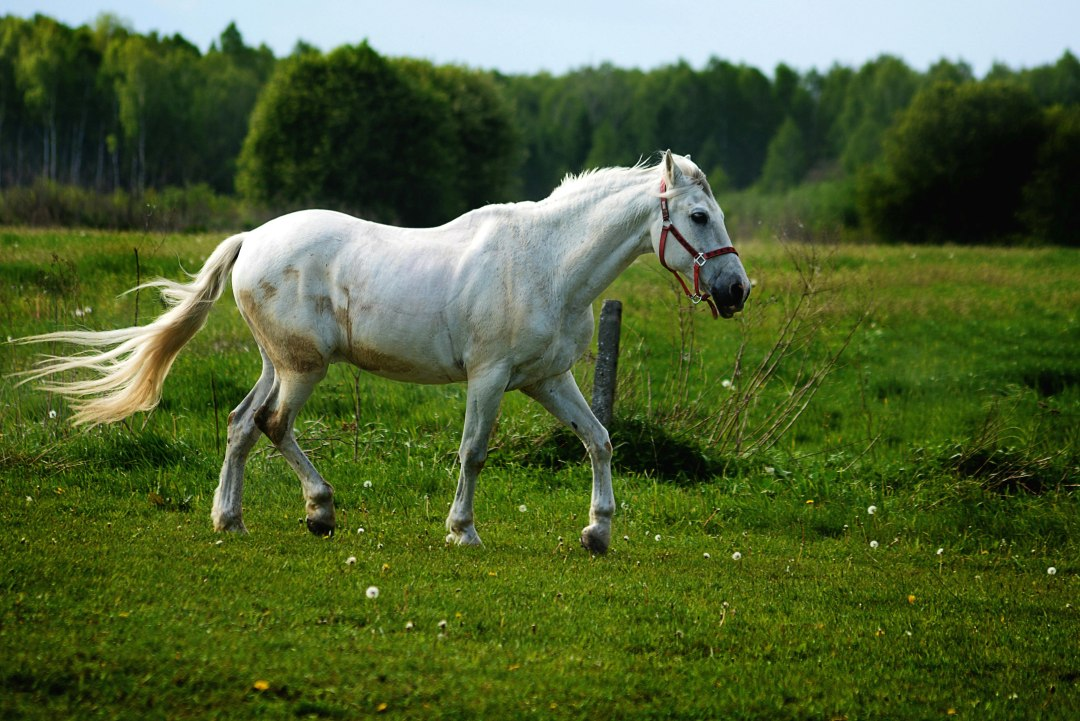
#> input picture Images/h1.jpg, 1080 x 721 px, found by its file name
$ python Histrogram.py
#> lines starting #> are read from the running program, lines starting #| are printed output that depends on the picture
import cv2 as cv
import matplotlib.pyplot as plt
import numpy as np

img = cv.imread("C:\\Python\\OpenCV\\Images\\h1.jpg")
#> img is the input picture: shape (721, 1080, 3); mean B, G, R 50.7, 97.3, 79.2
if img is None:
    print("img not found")
    exit()
cv.imshow('img', img)
print(img.shape)
#| (721, 1080, 3)
cv.waitKey()

# histogram plot: pixel intesity distribution // no. of pixel vs intensity

gray = cv.cvtColor(img, cv.COLOR_BGR2GRAY)
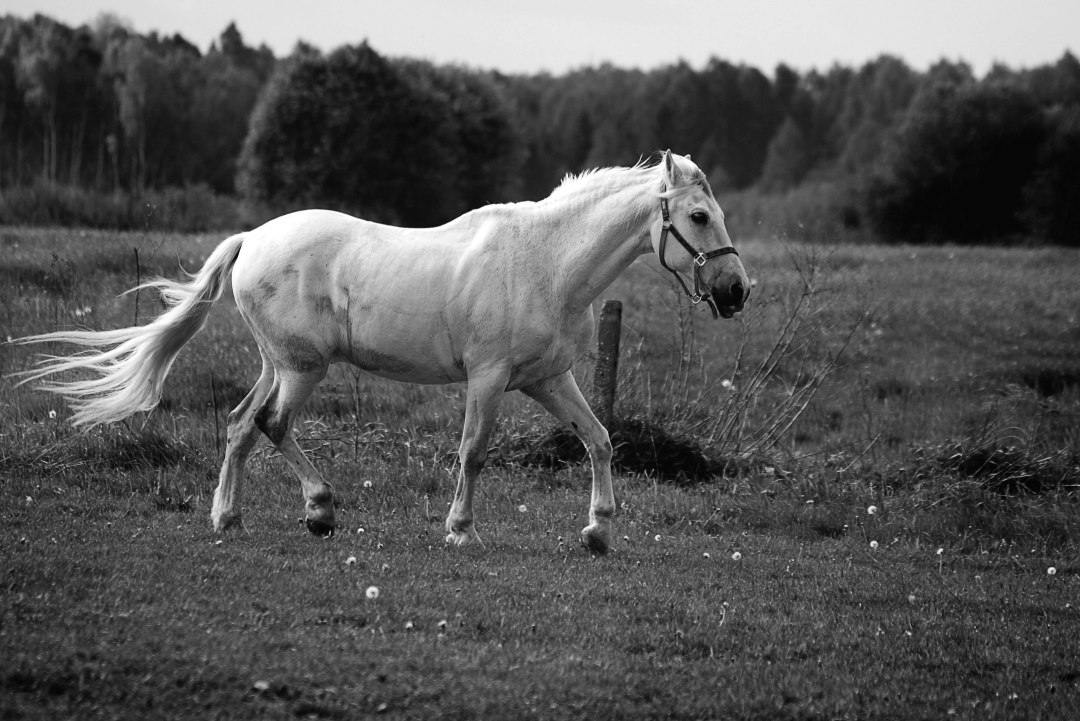
#> gray: shape (721, 1080); min 0, max 255, mean 86.6
cv.imshow('gray', gray)
cv.waitKey()


gray_hist = cv.calcHist([gray], [0], None, [256], [0,256])
#> gray_hist = 256 values, max 9651 at index 68, min 2 at index 0, mean 3041.7

plt.figure()
plt.title('Gray img Histogram')
plt.xlabel('Intensity')
plt.ylabel('Number of pixels')
plt.plot(gray_hist)
plt.show()
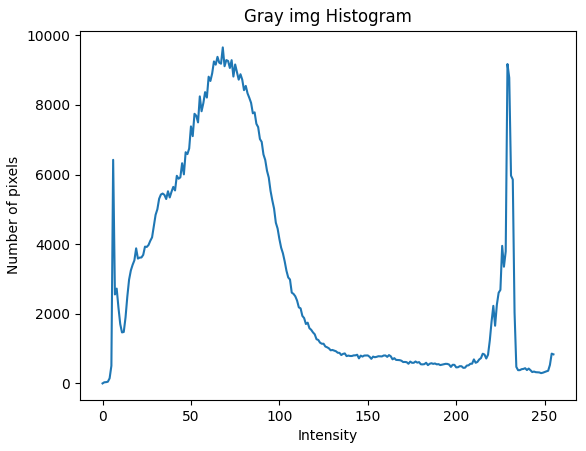
#> figure drawn by matplotlib, 1 panel; curve peaks at x = 68, y = 9651


# color intensity of pixel

B_hist = cv.calcHist([img], [0], None, [256], [0,256])
#> B_hist = 256 values, max 77754 at index 0, min 173 at index 254, mean 3041.7
G_hist = cv.calcHist([img], [1], None, [256], [0,256])
#> G_hist = 256 values, max 11032 at index 234, min 17 at index 0, mean 3041.7
R_hist = cv.calcHist([img], [2], None, [256], [0,256])
#> R_hist = 256 values, max 8843 at index 58, min 234 at index 1, mean 3041.7

plt.figure()
plt.title('Color Histogram')
plt.xlabel('Pixel Value')
plt.ylabel('Frequency')
plt.plot(B_hist, color = 'blue', label='Blue')
plt.plot(G_hist, color = 'green', label='Green')
plt.plot(R_hist, color = 'red', label='Red')
plt.legend()
plt.show()
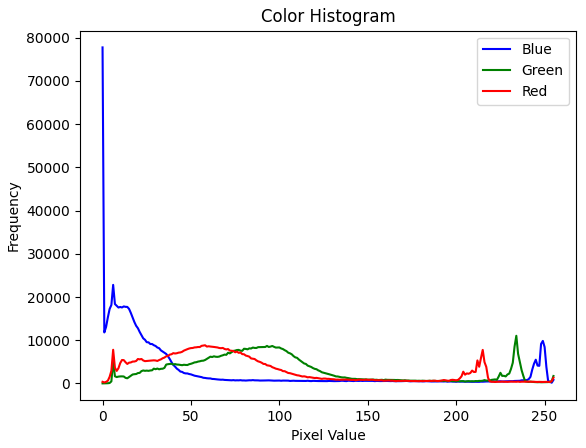
#> figure drawn by matplotlib, 1 panel; curve peaks at x = 0, y = 77754; curve peaks at x = 234, y = 11032; curve peaks at x = 58, y = 8843


print("cc")

$ run again, with Images/greenScreen.jpg copied over Images/h1.jpg
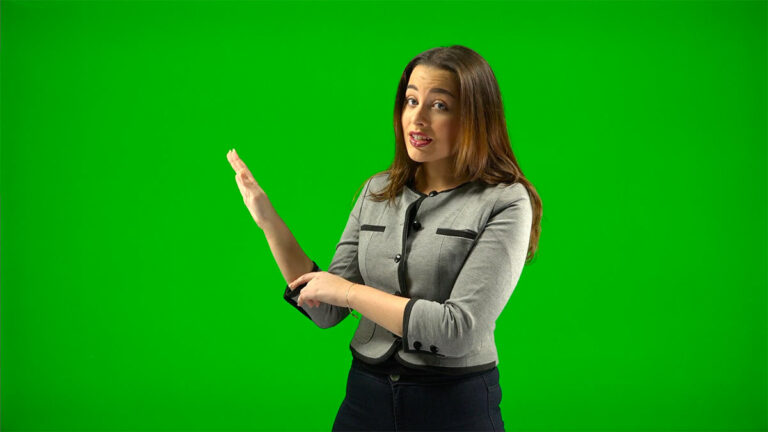
#> input picture Images/greenScreen.jpg, 768 x 432 px, found by its file name
#> img is the input picture: shape (432, 768, 3); mean B, G, R 15, 158.2, 20.5
#| (432, 768, 3)
#> `gray = cv.cvtColor(img, cv.COLOR_BGR2GRAY)`:
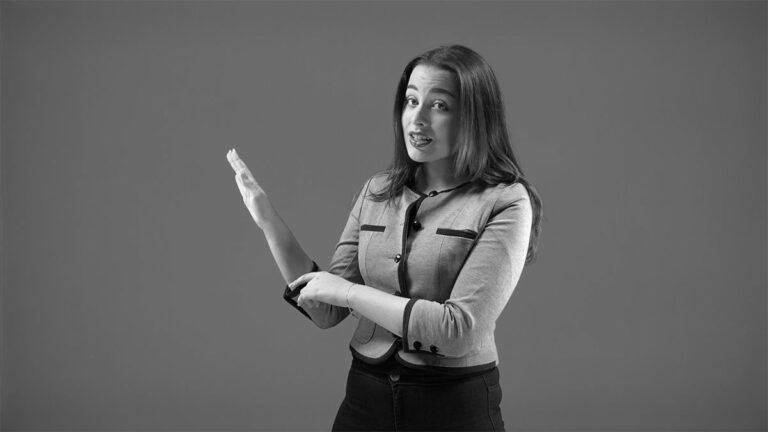
#> gray: shape (432, 768); min 0, max 254, mean 100.6
#> gray_hist = 256 values, max 48135 at index 107, min 0 at index 255, mean 1296
#> B_hist = 256 values, max 190823 at index 0, min 0 at index 238, mean 1296
#> G_hist = 256 values, max 24694 at index 183, min 1 at index 254, mean 1296
#> R_hist = 256 values, max 186649 at index 0, min 50 at index 228, mean 1296
#> `plt.show()`:
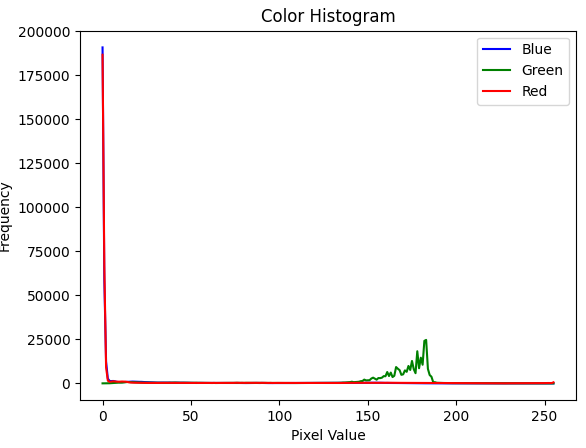
#> figure drawn by matplotlib, 1 panel; curve peaks at x = 0, y = 190823; curve peaks at x = 183, y = 24694; curve peaks at x = 0, y = 186649
